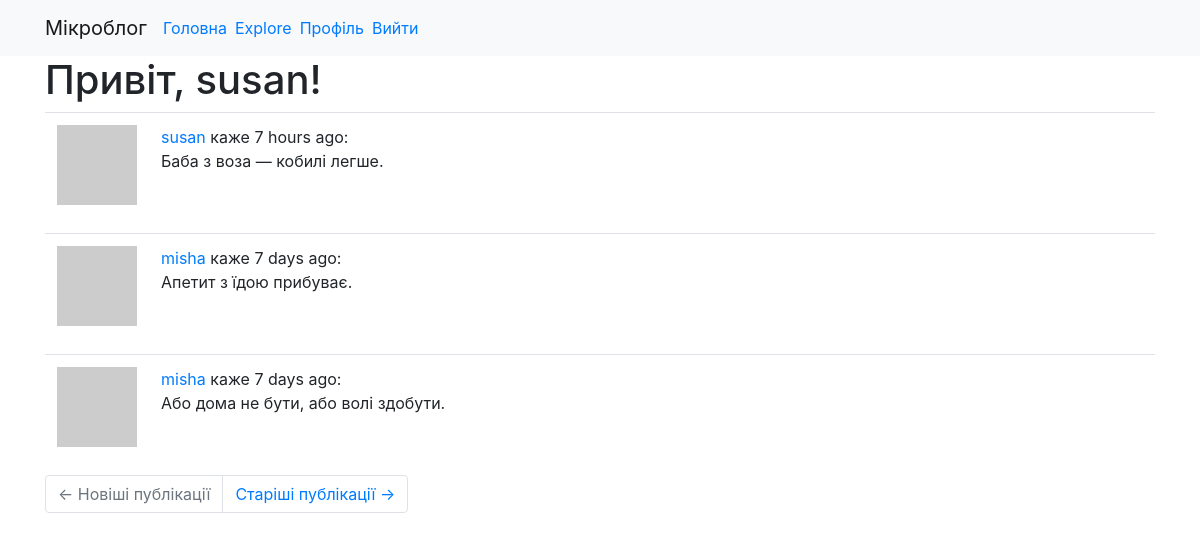
Page /explore (signed in) on the committed database.
### app/models.py (models this page shows, shortened)
class User(UserMixin, db.Model):
    id = db.Column(db.Integer, primary_key=True)
    username = db.Column(db.String(64), index=True, unique=True)
    email = db.Column(db.String(120), index=True, unique=True)
    password_hash = db.Column(db.String(128))
    posts = db.relationship('Post', backref='author', lazy='dynamic')
    about_me = db.Column(db.String(140))
    last_seen = db.Column(db.DateTime, default=datetime.utcnow)
    followed = db.relationship(
        'User', secondary=followers,
        primaryjoin=(followers.c.follower_id == id),
        secondaryjoin=(followers.c.followed_id == id),
        backref=db.backref('followers', lazy='dynamic'), lazy='dynamic')
    def avatar(self, size):
        digest = md5(self.email.lower().encode('utf-8')).hexdigest()
        return 'https://www.gravatar.com/avatar/{}?d=identicon&s={}'.format(
            digest, size)

class Post(db.Model):
    id = db.Column(db.Integer, primary_key=True)
    body = db.Column(db.String(140))
    timestamp = db.Column(db.DateTime, index=True, default=datetime.utcnow)
    user_id = db.Column(db.Integer, db.ForeignKey('user.id'))

### app/routes.py (the view)
@app.route('/explore')
@login_required
def explore():
    page = request.args.get('page', 1, type=int)
    posts = Post.query.order_by(Post.timestamp.desc()).paginate(
        page, app.config['POSTS_PER_PAGE'], False)
    next_url = url_for('explore', page=posts.next_num) \
        if posts.has_next else None
    prev_url = url_for('explore', page=posts.prev_num) \
        if posts.has_prev else None
    return render_template('index.html', title='Explore', posts=posts.items, next_url=next_url, prev_url=prev_url)

### app/models.py (called while the page is built)
@login.user_loader
def load_user(id):
    return User.query.get(int(id))

### app/routes.py (called while the page is built)
@app.before_request
def before_request():
    if current_user.is_authenticated:
        current_user.last_seen = datetime.utcnow()
        db.session.commit()

### app/templates/index.html (shortened to what this page needs)
{% extends "base.html" %}
{% block content %}
<h1>Привіт, {{ current_user.username }}!</h1>
{% for post in posts %}
{% include '_post.html' %}
{% endfor %}
{% include 'page_navigation.html' %}
{% endblock %}

### app/templates/_post.html
<table class="table table-hover">
	<tr>
		<td width="70px">
			<a href="{{ url_for('user', username=post.author.username) }}">
				<img src="{{ post.author.avatar(70) }}">
		</td>
		<td>
			<a href="{{ url_for('user', username=post.author.username) }}">
				{{ post.author.username }}
			</a> каже {{ moment(post.timestamp).fromNow() }}:
			<br>
			{{ post.body }}
		</td>
	</tr>
</table>

### rows in the picture
User: username "susan"
Post: author.username "susan", timestamp "7 hours ago", body "Баба з воза — кобилі легше."
Post: author.username "misha", timestamp "7 days ago", body "Апетит з їдою прибуває."
Post: author.username "misha", timestamp "7 days ago", body "Або дома не бути, або волі здобути."
